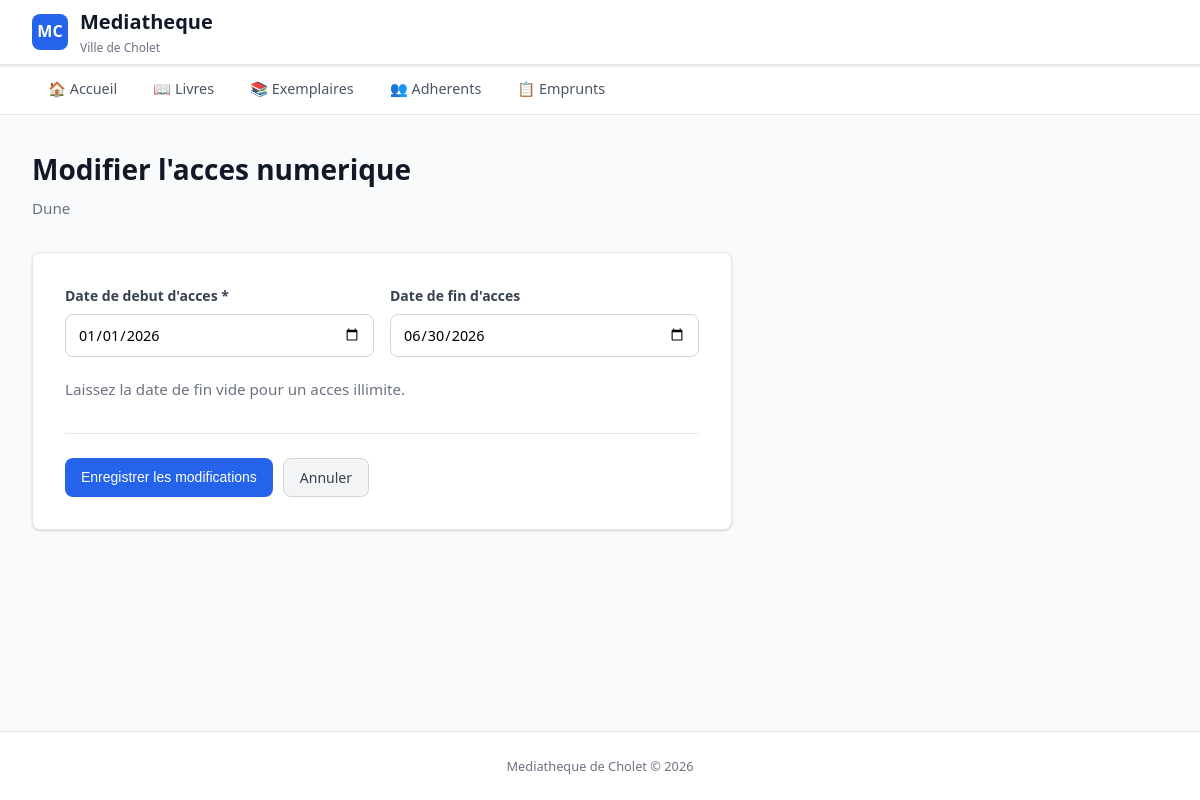
The page /numeriques/modifier.php?id=9 (signed in) on the database its author committed.
### tables this page shows
CREATE TABLE `livre_num` (
  `Id_Livre` int NOT NULL,
  `datedebutacces` date DEFAULT NULL,
  `datefinacces` date DEFAULT NULL,
  PRIMARY KEY (`Id_Livre`),
  CONSTRAINT `livre_num_ibfk_1` FOREIGN KEY (`Id_Livre`) REFERENCES `livre` (`Id_Livre`) ON DELETE CASCADE
);

CREATE TABLE `livre` (
  `Id_Livre` int NOT NULL AUTO_INCREMENT,
  `titre` varchar(50) DEFAULT NULL,
  `type_support` enum('papier','numerique','les deux') NOT NULL DEFAULT 'papier',
  `datesortie` date DEFAULT NULL,
  `isbn` varchar(50) DEFAULT NULL,
  `dateachat` date DEFAULT NULL,
  `codewey` varchar(50) NOT NULL,
  PRIMARY KEY (`Id_Livre`),
  KEY `codewey` (`codewey`),
  CONSTRAINT `livre_ibfk_1` FOREIGN KEY (`codewey`) REFERENCES `codedewey` (`codewey`)
);

### numeriques/modifier.php (the view, shortened to what this page needs)
<?php
require_once __DIR__ . '/../config/database.php';
$id = intval($_GET['id'] ?? 0);
$stmt = $pdo->prepare("
    SELECT l.*, ln.datedebutacces, ln.datefinacces
    FROM Livre l
    JOIN livre_num ln ON ln.Id_Livre = l.Id_Livre
    WHERE l.Id_Livre = ?
");
$stmt->execute([$id]);
$livre = $stmt->fetch();
$datedebutacces = $livre['datedebutacces'] ? date('Y-m-d', strtotime($livre['datedebutacces'])) : '';
$datefinacces = $livre['datefinacces'] ? date('Y-m-d', strtotime($livre['datefinacces'])) : '';
require_once __DIR__ . '/../includes/header.php';
?>
<h1>Modifier l'acces numerique</h1>
<p class="subtitle"><?php echo htmlspecialchars($livre['titre']); ?></p>
<div class="form-container">
    <form method="POST">
        <div class="form-row">
            <div class="form-group">
                <label for="datedebutacces">Date de debut d'acces *</label>
                <input type="date" id="datedebutacces" name="datedebutacces" value="<?php echo htmlspecialchars($datedebutacces); ?>" required>
            </div>
            <div class="form-group">
                <label for="datefinacces">Date de fin d'acces</label>
                <input type="date" id="datefinacces" name="datefinacces" value="<?php echo htmlspecialchars($datefinacces); ?>">
            </div>
        </div>
        <p class="subtitle">Laissez la date de fin vide pour un acces illimite.</p>
        <div class="form-actions">
            <button type="submit" class="btn btn-primary">Enregistrer les modifications</button>
            <a href="consulter.php?id=<?php echo $id; ?>" class="btn btn-secondary">Annuler</a>
        </div>
    </form>
</div>
<?php require_once __DIR__ . '/../includes/footer.php'; ?>

### css/style.css (style rules this page uses)
* { margin: 0; padding: 0; box-sizing: border-box; }
:root { --primary: #2563eb; --primary-dark: #1d4ed8; --primary-light: #dbeafe; --danger: #dc2626; --danger-dark: #b91c1c; --danger-light: #fee2e2; --success: #16a34a; --success-light: #dcfce7; --warning: #f59e0b; --warning-light: #fef3c7; --gray-50: #f9fafb; --gray-100: #f3f4f6; --gray-200: #e5e7eb; --gray-300: #d1d5db; --gray-500: #6b7280; --gray-600: #4b5563; --gray-700: #374151; --gray-800: #1f2937; --gray-900: #111827; --radius: 8px; --shadow: 0 1px 3px rgba(0,0,0,0.1), 0 1px 2px rgba(0,0,0,0.06); --shadow-md: 0 4px 6px rgba(0,0,0,0.07), 0 2px 4px rgba(0,0,0,0.06); }
body { font-family: 'Segoe UI', system-ui, -apple-system, sans-serif; background: var(--gray-50); color: var(--gray-800); line-height: 1.6; min-height: 100vh; display: flex; flex-direction: column; }
h1 { font-size: 1.75rem; font-weight: 700; color: var(--gray-900); margin-bottom: 0.25rem; }
.subtitle { color: var(--gray-500); font-size: 0.95rem; margin-bottom: 2rem; }
.btn { display: inline-flex; align-items: center; gap: 6px; padding: 8px 16px; border: none; border-radius: var(--radius); font-size: 0.875rem; font-weight: 500; cursor: pointer; text-decoration: none; transition: all 0.15s ease; line-height: 1.5; }
.btn-primary { background: var(--primary); color: white; }
.btn-secondary { background: var(--gray-100); color: var(--gray-700); border: 1px solid var(--gray-300); }
.form-container { background: white; border: 1px solid var(--gray-200); border-radius: var(--radius); padding: 2rem; max-width: 700px; box-shadow: var(--shadow); }
.form-group { margin-bottom: 1.25rem; }
.form-group label { display: block; font-size: 0.875rem; font-weight: 600; color: var(--gray-700); margin-bottom: 6px; }
.form-group input, .form-group select, .form-group textarea { width: 100%; padding: 10px 12px; border: 1px solid var(--gray-300); border-radius: var(--radius); font-size: 0.9rem; font-family: inherit; transition: border-color 0.15s ease; background: white; }
.form-row { display: grid; grid-template-columns: 1fr 1fr; gap: 1rem; }
.form-actions { display: flex; gap: 10px; margin-top: 1.5rem; padding-top: 1.5rem; border-top: 1px solid var(--gray-200); }

### rows shown on the page
livre_num: Id_Livre.titre "Dune", datedebutacces "01/01/2026", datefinacces "06/30/2026"
